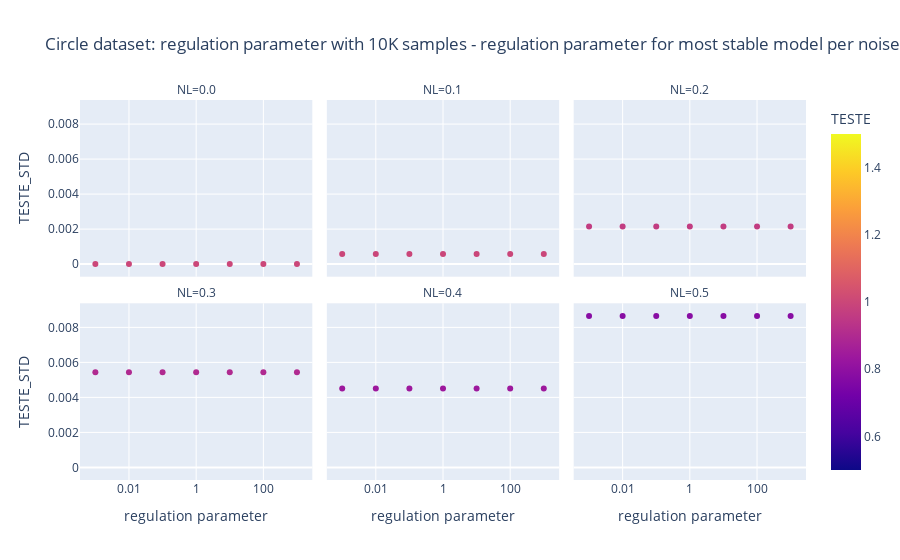

Here is the notebook cell this chart was saved with:
### Markdown cell above
The value of the regulation parameter does not affect the stability of the model in any of the noise levels:
- NL=0:   the TESTE_STD is 0 for no matter what the value of the regulation parameter is
- NL=0.1: the TESTE_STD is 0.00783 for no matter what the value of the regulation parameter is
- NL=0.2: the TESTE_STD is 0.0118 for no matter what the value of the regulation parameter is
- NL=0.3: the TESTE_STD is 0.00738 for no matter what the value of the regulation parameter is
- NL=0.4: the TESTE_STD is 0.00583 for no matter what the value of the regulation parameter is
- NL=0.5: the TESTE_STD is 0.00679 for no matter what the value of the regulation parameter is
<br>The accuracy level is below 0.826 which is bad.

### Code cell
dfOfStableDataByLogRegPerNL = dfOfLogRegInMoon.groupby(['NL']).apply(lambda grp: grp[grp.TESTE_STD == grp.TESTE_STD.min()]).reset_index(drop=True)
px.scatter(dfOfStableDataByLogRegPerNL, x='REGULARIZATIN', labels = {'REGULARIZATIN': 'regulation parameter'}, y='TESTE_STD', 
           log_x=True,
           color = 'TESTE',
           facet_col = 'NL', facet_col_wrap = 3,
           title="Circle dataset: regulation parameter with 10K samples - regulation parameter for most stable model per noise level")

### Figure 1 — Plotly figure (JSON) as saved in the notebook; plotly's stock layout.template omitted (floating-point values rounded to 4 significant figures)
{"data": [{"hovertemplate": "NL=0.0<br>regulation parameter=%{x}<br>TESTE_STD=%{y}<br>TESTE=%{marker.color}<extra></extra>", "legendgroup": "", "marker": {"color": [1, 1, 1, 1, 1, 1, 1], "coloraxis": "coloraxis", "symbol": "circle"}, "mode": "markers", "name": "", "orientation": "v", "showlegend": false, "type": "scatter", "x": [0.001, 0.01, 0.1, 1, 10, 100, 1000], "xaxis": "x4", "y": [0, 0, 0, 0, 0, 0, 0], "yaxis": "y4"}, {"hovertemplate": "NL=0.1<br>regulation parameter=%{x}<br>TESTE_STD=%{y}<br>TESTE=%{marker.color}<extra></extra>", "legendgroup": "", "marker": {"color": [0.9981, 0.9981, 0.9981, 0.9981, 0.9981, 0.9981, 0.9981], "coloraxis": "coloraxis", "symbol": "circle"}, "mode": "markers", "name": "", "orientation": "v", "showlegend": false, "type": "scatter", "x": [0.001, 0.01, 0.1, 1, 10, 100, 1000], "xaxis": "x5", "y": [0.0005831, 0.0005831, 0.0005831, 0.0005831, 0.0005831, 0.0005831, 0.0005831], "yaxis": "y5"}, {"hovertemplate": "NL=0.2<br>regulation parameter=%{x}<br>TESTE_STD=%{y}<br>TESTE=%{marker.color}<extra></extra>", "legendgroup": "", "marker": {"color": [0.9659, 0.9659, 0.9659, 0.9659, 0.9659, 0.9659, 0.9659], "coloraxis": "coloraxis", "symbol": "circle"}, "mode": "markers", "name": "", "orientation": "v", "showlegend": false, "type": "scatter", "x": [0.001, 0.01, 0.1, 1, 10, 100, 1000], "xaxis": "x6", "y": [0.002154, 0.002154, 0.002154, 0.002154, 0.002154, 0.002154, 0.002154], "yaxis": "y6"}, {"hovertemplate": "NL=0.3<br>regulation parameter=%{x}<br>TESTE_STD=%{y}<br>TESTE=%{marker.color}<extra></extra>", "legendgroup": "", "marker": {"color": [0.8999, 0.8999, 0.8999, 0.8999, 0.8999, 0.8999, 0.8999], "coloraxis": "coloraxis", "symbol": "circle"}, "mode": "markers", "name": "", "orientation": "v", "showlegend": false, "type": "scatter", "x": [0.001, 0.01, 0.1, 1, 10, 100, 1000], "xaxis": "x", "y": [0.005435, 0.005435, 0.005435, 0.005435, 0.005435, 0.005435, 0.005435], "yaxis": "y"}, {"hovertemplate": "NL=0.4<br>regulation parameter=%{x}<br>TESTE_STD=%{y}<br>TESTE=%{marker.color}<extra></extra>", "legendgroup": "", "marker": {"color": [0.8365, 0.8365, 0.8365, 0.8365, 0.8365, 0.8365, 0.8365], "coloraxis": "coloraxis", "symbol": "circle"}, "mode": "markers", "name": "", "orientation": "v", "showlegend": false, "type": "scatter", "x": [0.001, 0.01, 0.1, 1, 10, 100, 1000], "xaxis": "x2", "y": [0.004506, 0.004506, 0.004506, 0.004506, 0.004506, 0.004506, 0.004506], "yaxis": "y2"}, {"hovertemplate": "NL=0.5<br>regulation parameter=%{x}<br>TESTE_STD=%{y}<br>TESTE=%{marker.color}<extra></extra>", "legendgroup": "", "marker": {"color": [0.7816, 0.7816, 0.7816, 0.7816, 0.7816, 0.7816, 0.7816], "coloraxis": "coloraxis", "symbol": "circle"}, "mode": "markers", "name": "", "orientation": "v", "showlegend": false, "type": "scatter", "x": [0.001, 0.01, 0.1, 1, 10, 100, 1000], "xaxis": "x3", "y": [0.008657, 0.008657, 0.008657, 0.008657, 0.008657, 0.008657, 0.008657], "yaxis": "y3"}], "layout": {"annotations": [{"font": {}, "showarrow": false, "text": "NL=0.3", "x": 0.16, "xanchor": "center", "xref": "paper", "y": 0.465, "yanchor": "bottom", "yref": "paper"}, {"font": {}, "showarrow": false, "text": "NL=0.4", "x": 0.5, "xanchor": "center", "xref": "paper", "y": 0.465, "yanchor": "bottom", "yref": "paper"}, {"font": {}, "showarrow": false, "text": "NL=0.5", "x": 0.84, "xanchor": "center", "xref": "paper", "y": 0.465, "yanchor": "bottom", "yref": "paper"}, {"font": {}, "showarrow": false, "text": "NL=0.0", "x": 0.16, "xanchor": "center", "xref": "paper", "y": 1.0, "yanchor": "bottom", "yref": "paper"}, {"font": {}, "showarrow": false, "text": "NL=0.1", "x": 0.5, "xanchor": "center", "xref": "paper", "y": 1.0, "yanchor": "bottom", "yref": "paper"}, {"font": {}, "showarrow": false, "text": "NL=0.2", "x": 0.84, "xanchor": "center", "xref": "paper", "y": 1.0, "yanchor": "bottom", "yref": "paper"}], "autosize": true, "coloraxis": {"colorbar": {"title": {"text": "TESTE"}}, "colorscale": [[0, "#0d0887"], [0.1111, "#46039f"], [0.2222, "#7201a8"], [0.3333, "#9c179e"], [0.4444, "#bd3786"], [0.5556, "#d8576b"], [0.6667, "#ed7953"], [0.7778, "#fb9f3a"], [0.8889, "#fdca26"], [1, "#f0f921"]]}, "legend": {"tracegroupgap": 0}, "title": {"text": "Circle dataset: regulation parameter with 10K samples - regulation parameter for most stable model per noise level"}, "xaxis": {"anchor": "y", "autorange": true, "domain": [0, 0.32], "range": [-3.412, 3.412], "title": {"text": "regulation parameter"}, "type": "log"}, "xaxis2": {"anchor": "y2", "autorange": true, "domain": [0.34, 0.66], "matches": "x", "range": [-3.412, 3.412], "title": {"text": "regulation parameter"}, "type": "log"}, "xaxis3": {"anchor": "y3", "autorange": true, "domain": [0.68, 1.0], "matches": "x", "range": [-3.412, 3.412], "title": {"text": "regulation parameter"}, "type": "log"}, "xaxis4": {"anchor": "y4", "autorange": true, "domain": [0, 0.32], "matches": "x", "range": [-3.412, 3.412], "showticklabels": false, "type": "log"}, "xaxis5": {"anchor": "y5", "autorange": true, "domain": [0.34, 0.66], "matches": "x", "range": [-3.412, 3.412], "showticklabels": false, "type": "log"}, "xaxis6": {"anchor": "y6", "autorange": true, "domain": [0.68, 1.0], "matches": "x", "range": [-3.412, 3.412], "showticklabels": false, "type": "log"}, "yaxis": {"anchor": "x", "autorange": true, "domain": [0, 0.465], "range": [-0.001013, 0.009669], "title": {"text": "TESTE_STD"}, "type": "linear"}, "yaxis2": {"anchor": "x2", "autorange": true, "domain": [0, 0.465], "matches": "y", "range": [-0.001013, 0.009669], "showticklabels": false, "type": "linear"}, "yaxis3": {"anchor": "x3", "autorange": true, "domain": [0, 0.465], "matches": "y", "range": [-0.001013, 0.009669], "showticklabels": false, "type": "linear"}, "yaxis4": {"anchor": "x4", "autorange": true, "domain": [0.535, 1.0], "matches": "y", "range": [-0.001013, 0.009669], "title": {"text": "TESTE_STD"}, "type": "linear"}, "yaxis5": {"anchor": "x5", "autorange": true, "domain": [0.535, 1.0], "matches": "y", "range": [-0.001013, 0.009669], "showticklabels": false, "type": "linear"}, "yaxis6": {"anchor": "x6", "autorange": true, "domain": [0.535, 1.0], "matches": "y", "range": [-0.001013, 0.009669], "showticklabels": false, "type": "linear"}}}
